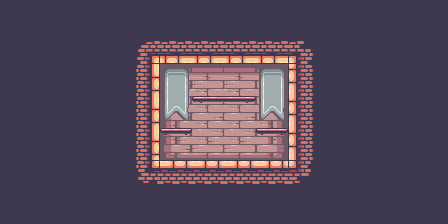

A level layout from a 2D game, rendered from its tile map. Below: a short description, then the map file with tile-grid data replaced by summaries:
An orthogonal 14x7 tile map with 32x32 px tiles, 4 tile layers (background, walls, floors, decorations), 2 tilesets and 4 objects (spawn, 13_climb).

<map version="1.5" tiledversion="1.7.2" orientation="orthogonal" renderorder="right-down" width="14" height="7" tilewidth="32" tileheight="32" infinite="0" nextlayerid="8" nextobjectid="5">
 <tileset firstgid="1" source="terrain.tsx" />
 <tileset firstgid="248" source="decorations.tsx" />
 <layer id="1" name="background" width="14" height="7">
  <data>[98 cells, 98 non-empty, 10 distinct tile ids]</data>
 </layer>
 <layer id="2" name="walls" width="14" height="7">
  <data>[98 cells, 18 non-empty, 8 distinct tile ids]</data>
 </layer>
 <layer id="3" name="floors" width="14" height="7">
  <data>[98 cells, 10 non-empty, 6 distinct tile ids]</data>
 </layer>
 <layer id="4" name="decorations" width="14" height="7">
  <data>[98 cells, 4 non-empty, 2 distinct tile ids]</data>
 </layer>
 <objectgroup id="7" name="spawn">
  <object id="4" name="spawn" x="184.311" y="109.014" width="78" height="58" />
 </objectgroup>
 <objectgroup id="5" name="doors">
  <object id="1" type="13_climb" x="201" y="104" width="46" height="56" />
 </objectgroup>
 <objectgroup id="6" name="boxes">
  <object id="2" x="199.872" y="78.4812" width="22" height="16" />
  <object id="3" x="224.158" y="78.4812" width="22" height="16" />
 </objectgroup>
</map>
